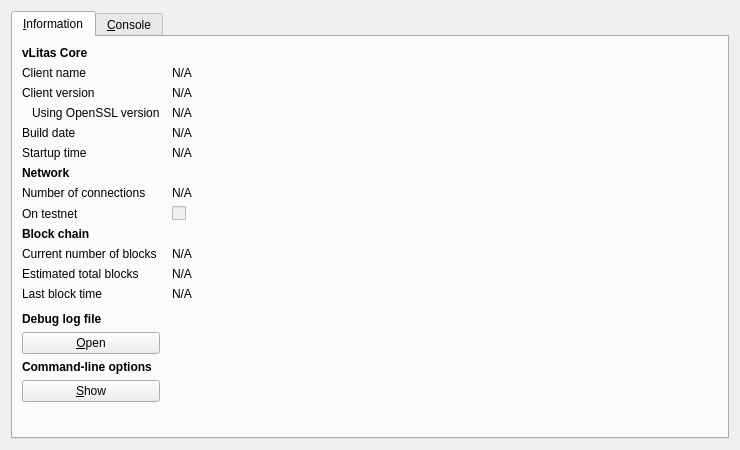
<?xml version="1.0" encoding="UTF-8"?>
<ui version="4.0">
 <class>RPCConsole</class>
 <widget class="QDialog" name="RPCConsole">
  <property name="geometry">
   <rect>
    <x>0</x>
    <y>0</y>
    <width>740</width>
    <height>450</height>
   </rect>
  </property>
  <property name="windowTitle">
   <string>vLitas - Debug window</string>
  </property>
  <layout class="QVBoxLayout" name="verticalLayout_2">
   <item>
    <widget class="QTabWidget" name="tabWidget">
     <property name="currentIndex">
      <number>0</number>
     </property>
     <widget class="QWidget" name="tab_info">
      <attribute name="title">
       <string>&amp;Information</string>
      </attribute>
      <layout class="QGridLayout" name="gridLayout" columnstretch="0,1">
       <property name="horizontalSpacing">
        <number>12</number>
       </property>
       <item row="0" column="0">
        <widget class="QLabel" name="label_9">
         <property name="font">
          <font>
           <weight>75</weight>
           <bold>true</bold>
          </font>
         </property>
         <property name="text">
          <string>vLitas Core</string>
         </property>
        </widget>
       </item>
       <item row="1" column="0">
        <widget class="QLabel" name="label_5">
         <property name="text">
          <string>Client name</string>
         </property>
        </widget>
       </item>
       <item row="1" column="1">
        <widget class="QLabel" name="clientName">
         <property name="cursor">
          <cursorShape>IBeamCursor</cursorShape>
         </property>
         <property name="text">
          <string>N/A</string>
         </property>
         <property name="textFormat">
          <enum>Qt::PlainText</enum>
         </property>
         <property name="textInteractionFlags">
          <set>Qt::LinksAccessibleByMouse|Qt::TextSelectableByKeyboard|Qt::TextSelectableByMouse</set>
         </property>
        </widget>
       </item>
       <item row="2" column="0">
        <widget class="QLabel" name="label_6">
         <property name="text">
          <string>Client version</string>
         </property>
        </widget>
       </item>
       <item row="2" column="1">
        <widget class="QLabel" name="clientVersion">
         <property name="cursor">
          <cursorShape>IBeamCursor</cursorShape>
         </property>
         <property name="text">
          <string>N/A</string>
         </property>
         <property name="textFormat">
          <enum>Qt::PlainText</enum>
         </property>
         <property name="textInteractionFlags">
          <set>Qt::LinksAccessibleByMouse|Qt::TextSelectableByKeyboard|Qt::TextSelectableByMouse</set>
         </property>
        </widget>
       </item>
       <item row="3" column="0">
        <widget class="QLabel" name="label_14">
         <property name="text">
          <string>Using OpenSSL version</string>
         </property>
         <property name="indent">
          <number>10</number>
         </property>
        </widget>
       </item>
       <item row="3" column="1">
        <widget class="QLabel" name="openSSLVersion">
         <property name="cursor">
          <cursorShape>IBeamCursor</cursorShape>
         </property>
         <property name="text">
          <string>N/A</string>
         </property>
         <property name="textFormat">
          <enum>Qt::PlainText</enum>
         </property>
         <property name="textInteractionFlags">
          <set>Qt::LinksAccessibleByMouse|Qt::TextSelectableByKeyboard|Qt::TextSelectableByMouse</set>
         </property>
        </widget>
       </item>
       <item row="4" column="0">
        <widget class="QLabel" name="label_12">
         <property name="text">
          <string>Build date</string>
         </property>
        </widget>
       </item>
       <item row="4" column="1">
        <widget class="QLabel" name="buildDate">
         <property name="cursor">
          <cursorShape>IBeamCursor</cursorShape>
         </property>
         <property name="text">
          <string>N/A</string>
         </property>
         <property name="textFormat">
          <enum>Qt::PlainText</enum>
         </property>
         <property name="textInteractionFlags">
          <set>Qt::LinksAccessibleByMouse|Qt::TextSelectableByKeyboard|Qt::TextSelectableByMouse</set>
         </property>
        </widget>
       </item>
       <item row="5" column="0">
        <widget class="QLabel" name="label_13">
         <property name="text">
          <string>Startup time</string>
         </property>
        </widget>
       </item>
       <item row="5" column="1">
        <widget class="QLabel" name="startupTime">
         <property name="cursor">
          <cursorShape>IBeamCursor</cursorShape>
         </property>
         <property name="text">
          <string>N/A</string>
         </property>
         <property name="textFormat">
          <enum>Qt::PlainText</enum>
         </property>
         <property name="textInteractionFlags">
          <set>Qt::LinksAccessibleByMouse|Qt::TextSelectableByKeyboard|Qt::TextSelectableByMouse</set>
         </property>
        </widget>
       </item>
       <item row="6" column="0">
        <widget class="QLabel" name="label_11">
         <property name="font">
          <font>
           <weight>75</weight>
           <bold>true</bold>
          </font>
         </property>
         <property name="text">
          <string>Network</string>
         </property>
        </widget>
       </item>
       <item row="7" column="0">
        <widget class="QLabel" name="label_7">
         <property name="text">
          <string>Number of connections</string>
         </property>
        </widget>
       </item>
       <item row="7" column="1">
        <widget class="QLabel" name="numberOfConnections">
         <property name="cursor">
          <cursorShape>IBeamCursor</cursorShape>
         </property>
         <property name="text">
          <string>N/A</string>
         </property>
         <property name="textFormat">
          <enum>Qt::PlainText</enum>
         </property>
         <property name="textInteractionFlags">
          <set>Qt::LinksAccessibleByMouse|Qt::TextSelectableByKeyboard|Qt::TextSelectableByMouse</set>
         </property>
        </widget>
       </item>
       <item row="8" column="0">
        <widget class="QLabel" name="label_8">
         <property name="text">
          <string>On testnet</string>
         </property>
        </widget>
       </item>
       <item row="8" column="1">
        <widget class="QCheckBox" name="isTestNet">
         <property name="enabled">
          <bool>false</bool>
         </property>
         <property name="text">
          <string/>
         </property>
        </widget>
       </item>
       <item row="9" column="0">
        <widget class="QLabel" name="label_10">
         <property name="font">
          <font>
           <weight>75</weight>
           <bold>true</bold>
          </font>
         </property>
         <property name="text">
          <string>Block chain</string>
         </property>
        </widget>
       </item>
       <item row="10" column="0">
        <widget class="QLabel" name="label_3">
         <property name="text">
          <string>Current number of blocks</string>
         </property>
        </widget>
       </item>
       <item row="10" column="1">
        <widget class="QLabel" name="numberOfBlocks">
         <property name="cursor">
          <cursorShape>IBeamCursor</cursorShape>
         </property>
         <property name="text">
          <string>N/A</string>
         </property>
         <property name="textFormat">
          <enum>Qt::PlainText</enum>
         </property>
         <property name="textInteractionFlags">
          <set>Qt::LinksAccessibleByMouse|Qt::TextSelectableByKeyboard|Qt::TextSelectableByMouse</set>
         </property>
        </widget>
       </item>
       <item row="11" column="0">
        <widget class="QLabel" name="label_4">
         <property name="text">
          <string>Estimated total blocks</string>
         </property>
        </widget>
       </item>
       <item row="11" column="1">
        <widget class="QLabel" name="totalBlocks">
         <property name="cursor">
          <cursorShape>IBeamCursor</cursorShape>
         </property>
         <property name="text">
          <string>N/A</string>
         </property>
         <property name="textFormat">
          <enum>Qt::PlainText</enum>
         </property>
         <property name="textInteractionFlags">
          <set>Qt::LinksAccessibleByMouse|Qt::TextSelectableByKeyboard|Qt::TextSelectableByMouse</set>
         </property>
        </widget>
       </item>
       <item row="12" column="0">
        <widget class="QLabel" name="label_2">
         <property name="text">
          <string>Last block time</string>
         </property>
        </widget>
       </item>
       <item row="12" column="1">
        <widget class="QLabel" name="lastBlockTime">
         <property name="cursor">
          <cursorShape>IBeamCursor</cursorShape>
         </property>
         <property name="text">
          <string>N/A</string>
         </property>
         <property name="textFormat">
          <enum>Qt::PlainText</enum>
         </property>
         <property name="textInteractionFlags">
          <set>Qt::LinksAccessibleByMouse|Qt::TextSelectableByKeyboard|Qt::TextSelectableByMouse</set>
         </property>
        </widget>
       </item>
       <item row="13" column="0">
        <spacer name="verticalSpacer_2">
         <property name="orientation">
          <enum>Qt::Vertical</enum>
         </property>
         <property name="sizeHint" stdset="0">
          <size>
           <width>20</width>
           <height>20</height>
          </size>
         </property>
        </spacer>
       </item>
       <item row="14" column="0">
        <widget class="QLabel" name="labelDebugLogfile">
         <property name="font">
          <font>
           <weight>75</weight>
           <bold>true</bold>
          </font>
         </property>
         <property name="text">
          <string>Debug log file</string>
         </property>
        </widget>
       </item>
       <item row="15" column="0">
        <widget class="QPushButton" name="openDebugLogfileButton">
         <property name="toolTip">
          <string>Open the vLitas debug log file from the current data directory. This can take a few seconds for large log files.</string>
         </property>
         <property name="text">
          <string>&amp;Open</string>
         </property>
         <property name="autoDefault">
          <bool>false</bool>
         </property>
        </widget>
       </item>
       <item row="16" column="0">
        <widget class="QLabel" name="labelCLOptions">
         <property name="font">
          <font>
           <weight>75</weight>
           <bold>true</bold>
          </font>
         </property>
         <property name="text">
          <string>Command-line options</string>
         </property>
        </widget>
       </item>
       <item row="17" column="0">
        <widget class="QPushButton" name="showCLOptionsButton">
         <property name="toolTip">
          <string>Show the vLitas-Qt help message to get a list with possible Vertcoin command-line options.</string>
         </property>
         <property name="text">
          <string>&amp;Show</string>
         </property>
         <property name="autoDefault">
          <bool>false</bool>
         </property>
        </widget>
       </item>
       <item row="18" column="0">
        <spacer name="verticalSpacer">
         <property name="orientation">
          <enum>Qt::Vertical</enum>
         </property>
         <property name="sizeHint" stdset="0">
          <size>
           <width>20</width>
           <height>40</height>
          </size>
         </property>
        </spacer>
       </item>
      </layout>
     </widget>
     <widget class="QWidget" name="tab_console">
      <attribute name="title">
       <string>&amp;Console</string>
      </attribute>
      <layout class="QVBoxLayout" name="verticalLayout_3">
       <property name="spacing">
        <number>3</number>
       </property>
       <item>
        <widget class="QTextEdit" name="messagesWidget">
         <property name="minimumSize">
          <size>
           <width>0</width>
           <height>100</height>
          </size>
         </property>
         <property name="readOnly">
          <bool>true</bool>
         </property>
         <property name="tabKeyNavigation" stdset="0">
          <bool>false</bool>
         </property>
         <property name="columnCount" stdset="0">
          <number>2</number>
         </property>
        </widget>
       </item>
       <item>
        <layout class="QHBoxLayout" name="horizontalLayout">
         <property name="spacing">
          <number>3</number>
         </property>
         <item>
          <widget class="QLabel" name="label">
           <property name="text">
            <string notr="true">&gt;</string>
           </property>
          </widget>
         </item>
         <item>
          <widget class="QLineEdit" name="lineEdit"/>
         </item>
         <item>
          <widget class="QPushButton" name="clearButton">
           <property name="maximumSize">
            <size>
             <width>24</width>
             <height>24</height>
            </size>
           </property>
           <property name="toolTip">
            <string>Clear console</string>
           </property>
           <property name="text">
            <string/>
           </property>
           <property name="icon">
            <iconset resource="../bitcoin.qrc">
             <normaloff>:/icons/remove</normaloff>:/icons/remove</iconset>
           </property>
           <property name="shortcut">
            <string notr="true">Ctrl+L</string>
           </property>
           <property name="autoDefault">
            <bool>false</bool>
           </property>
          </widget>
         </item>
        </layout>
       </item>
      </layout>
     </widget>
    </widget>
   </item>
  </layout>
 </widget>
 <resources>
  <include location="../bitcoin.qrc"/>
 </resources>
 <connections/>
</ui>
